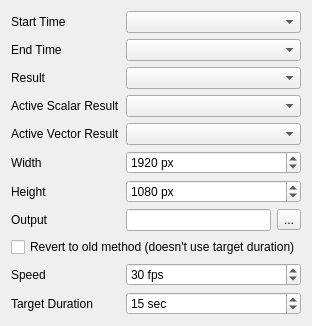
     <widget class="QWidget" name="tab">
      <attribute name="title">
       <string>General</string>
      </attribute>
      <layout class="QFormLayout" name="formLayout">
       <item row="2" column="0">
        <widget class="QLabel" name="label_6">
         <property name="text">
          <string>Start Time</string>
         </property>
        </widget>
       </item>
       <item row="2" column="1">
        <widget class="QComboBox" name="cboStart"/>
       </item>
       <item row="3" column="0">
        <widget class="QLabel" name="label_7">
         <property name="text">
          <string>End Time</string>
         </property>
        </widget>
       </item>
       <item row="3" column="1">
        <widget class="QComboBox" name="cboEnd"/>
       </item>
       <item row="4" column="0">
        <widget class="QLabel" name="label_13">
         <property name="text">
          <string>Result</string>
         </property>
        </widget>
       </item>
       <item row="4" column="1">
        <widget class="QComboBox" name="cboResult"/>
       </item>
       <item row="5" column="0">
        <widget class="QLabel" name="label_11">
         <property name="text">
          <string>Active Scalar Result</string>
         </property>
        </widget>
       </item>
       <item row="5" column="1">
        <widget class="QComboBox" name="cboScalar"/>
       </item>
       <item row="6" column="0">
        <widget class="QLabel" name="label_12">
         <property name="text">
          <string>Active Vector Result</string>
         </property>
        </widget>
       </item>
       <item row="6" column="1">
        <widget class="QComboBox" name="cboVector"/>
       </item>
       <item row="7" column="0">
        <widget class="QLabel" name="label_2">
         <property name="text">
          <string>Width</string>
         </property>
        </widget>
       </item>
       <item row="7" column="1">
        <widget class="QSpinBox" name="spinWidth">
         <property name="suffix">
          <string> px</string>
         </property>
         <property name="minimum">
          <number>16</number>
         </property>
         <property name="maximum">
          <number>9999</number>
         </property>
         <property name="value">
          <number>1920</number>
         </property>
        </widget>
       </item>
       <item row="8" column="0">
        <widget class="QLabel" name="label_3">
         <property name="text">
          <string>Height</string>
         </property>
        </widget>
       </item>
       <item row="8" column="1">
        <widget class="QSpinBox" name="spinHeight">
         <property name="suffix">
          <string> px</string>
         </property>
         <property name="minimum">
          <number>16</number>
         </property>
         <property name="maximum">
          <number>9999</number>
         </property>
         <property name="value">
          <number>1080</number>
         </property>
        </widget>
       </item>
       <item row="9" column="0">
        <widget class="QLabel" name="label">
         <property name="text">
          <string>Output</string>
         </property>
        </widget>
       </item>
       <item row="9" column="1">
        <layout class="QHBoxLayout" name="horizontalLayout">
         <item>
          <widget class="QLineEdit" name="editOutput"/>
         </item>
         <item>
          <widget class="QToolButton" name="btnBrowseOutput">
           <property name="text">
            <string>...</string>
           </property>
          </widget>
         </item>
        </layout>
       </item>
       <item row="11" column="0">
        <widget class="QLabel" name="label_8">
         <property name="text">
          <string>Speed</string>
         </property>
        </widget>
       </item>
       <item row="11" column="1">
        <widget class="QSpinBox" name="spinSpeed">
         <property name="suffix">
          <string> fps</string>
         </property>
         <property name="minimum">
          <number>1</number>
         </property>
         <property name="maximum">
          <number>60</number>
         </property>
         <property name="value">
          <number>30</number>
         </property>
        </widget>
       </item>
       <item row="12" column="0">
        <widget class="QLabel" name="label_25">
         <property name="text">
          <string>Target Duration</string>
         </property>
        </widget>
       </item>
       <item row="12" column="1">
        <widget class="QSpinBox" name="sbTargetDur">
         <property name="suffix">
          <string> sec</string>
         </property>
         <property name="minimum">
          <number>1</number>
         </property>
         <property name="maximum">
          <number>999</number>
         </property>
         <property name="value">
          <number>15</number>
         </property>
        </widget>
       </item>
       <item row="10" column="0" colspan="2">
        <widget class="QCheckBox" name="cbMethod1">
         <property name="text">
          <string>Revert to old method (doesn't use target duration)</string>
         </property>
        </widget>
       </item>
      </layout>
     </widget>
